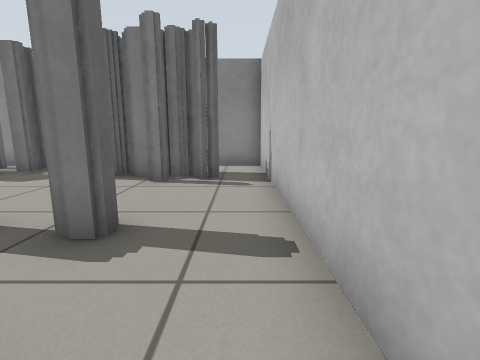
[1] (above)

16 first-person views from a walk through a robot-simulator world made for Gazebo. The camera is 0.61 m above the floor, tilts 10° down and sees 85° across. The floor is counted in squares, 0.5 m on a side. Each view is taken from the middle of a square. On the plan, view 1 faces up. The plan holds only what a view shows up to about 12 squares ahead; the rest is blank.

[2]
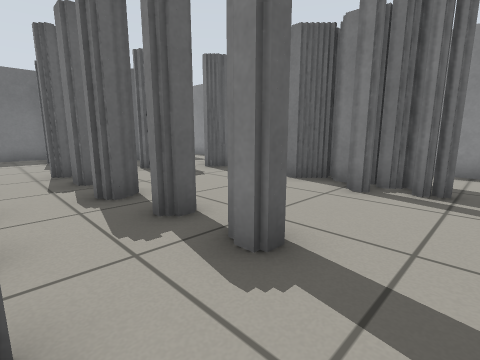

[3]
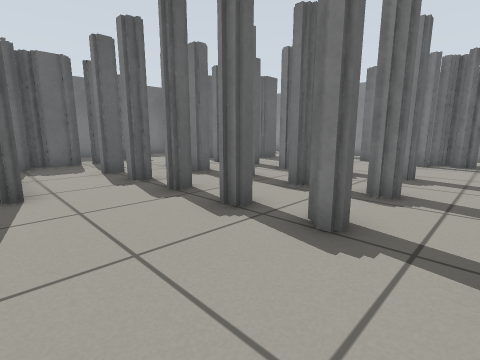

[4]
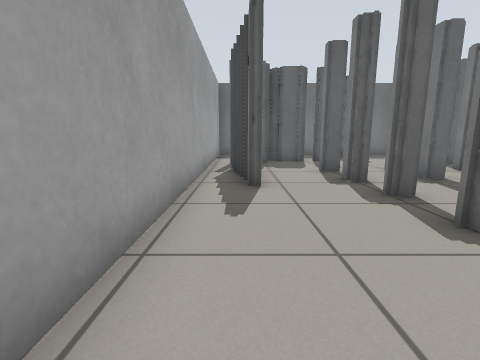

[5]
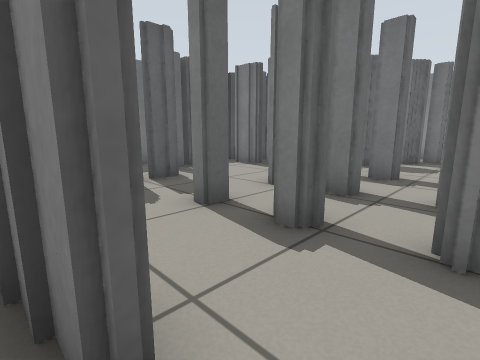

[6]
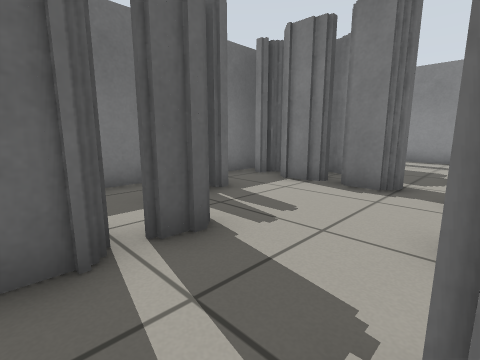

[7]
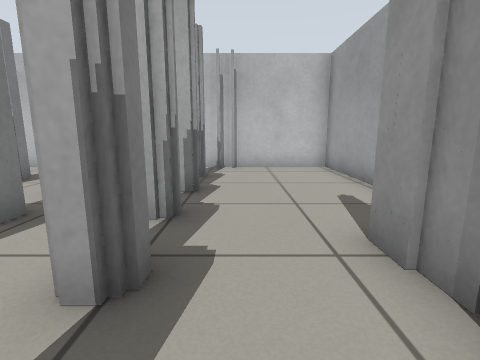

[8]
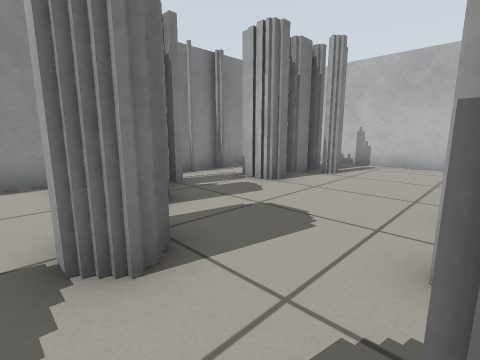

[9]
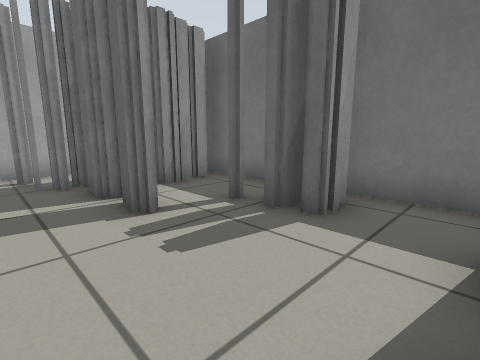

[10]
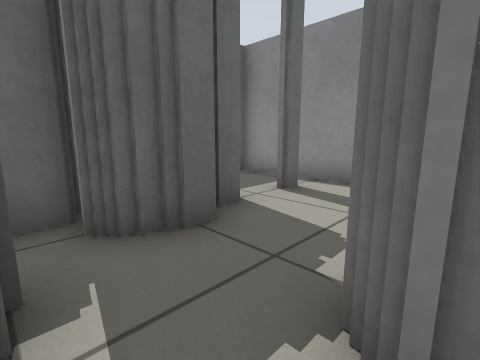

[11]
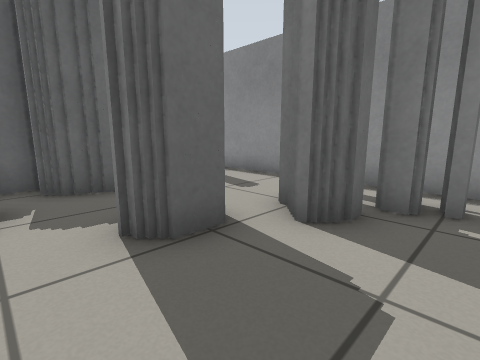

[12]
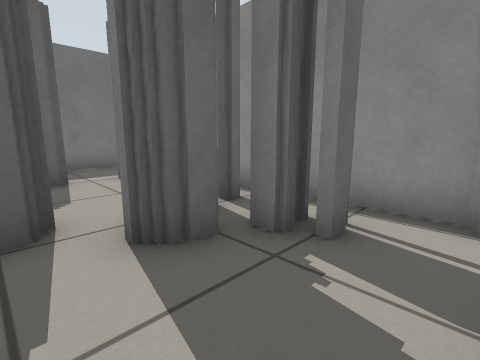

[13]
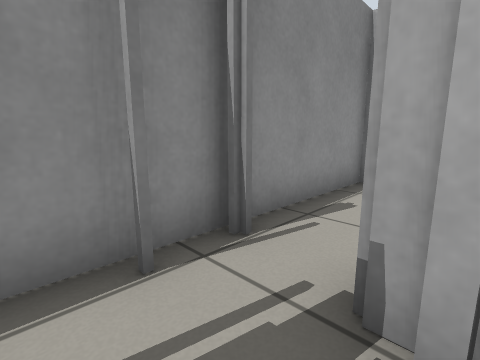

[14]
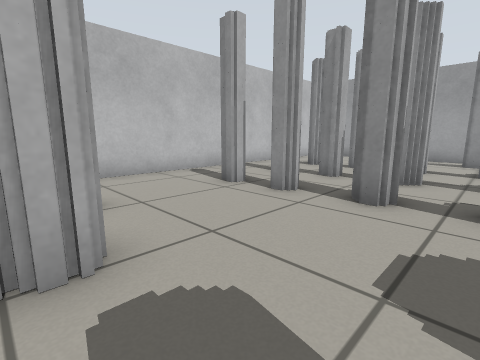

[15]
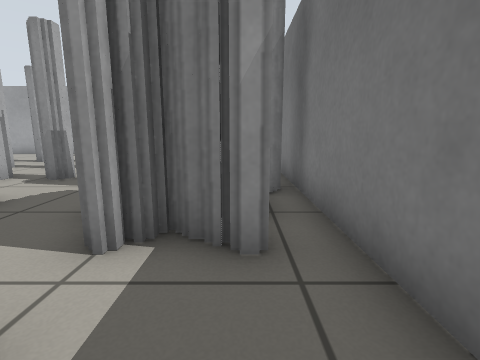

[16]
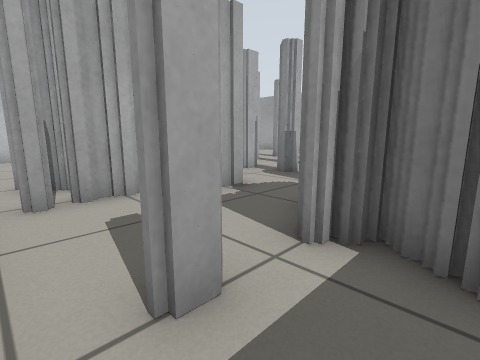

### Floor plan
Key: @ floor where view 1 was taken; # wall or solid block; x gap in a wall; . floor.
Columns run from 16 left of view 1 to 1 right of it. Each row starts with its distance up from view 1.
 11 ##################
 10 #..........##....#
  9 #...#..#.#.......#
  8 #......##...####.#
  7 #.##....#.....##.#
  6 #.###..#.........#
  5 #.###............#
  4 ######...........#
  3 #..###.#.#x#..#..#
  2 #................#
  1 ###..............#
  0 #.#....#.#......@#
 -1 #...#............#
 -2 #...#..#.#.#.#x..#
 -3 #.###............#
 -4 ### ##x .........#
 -5      #.####......#
 -6      #############

Where each view was taken, in squares from view 1:
view 1: 0 up, 0 right, facing up
view 2: 1 up, 0 right, facing up-left
view 3: 5 down, 0 right, facing up-left
view 4: 5 down, 0 right, facing left
view 5: 5 down, 5 left, facing up-left
view 6: 3 down, 9 left, facing up-left
view 7: 3 down, 9 left, facing right
view 8: 3 up, 10 left, facing up-right
view 9: 3 up, 10 left, facing down-left
view 10: 4 up, 9 left, facing up-left
view 11: 4 up, 6 left, facing up-left
view 12: 6 up, 5 left, facing up-left
view 13: 8 up, 6 left, facing up-right
view 14: 8 up, 7 left, facing down-right
view 15: 10 up, 14 left, facing down
view 16: 10 up, 14 left, facing down-right
